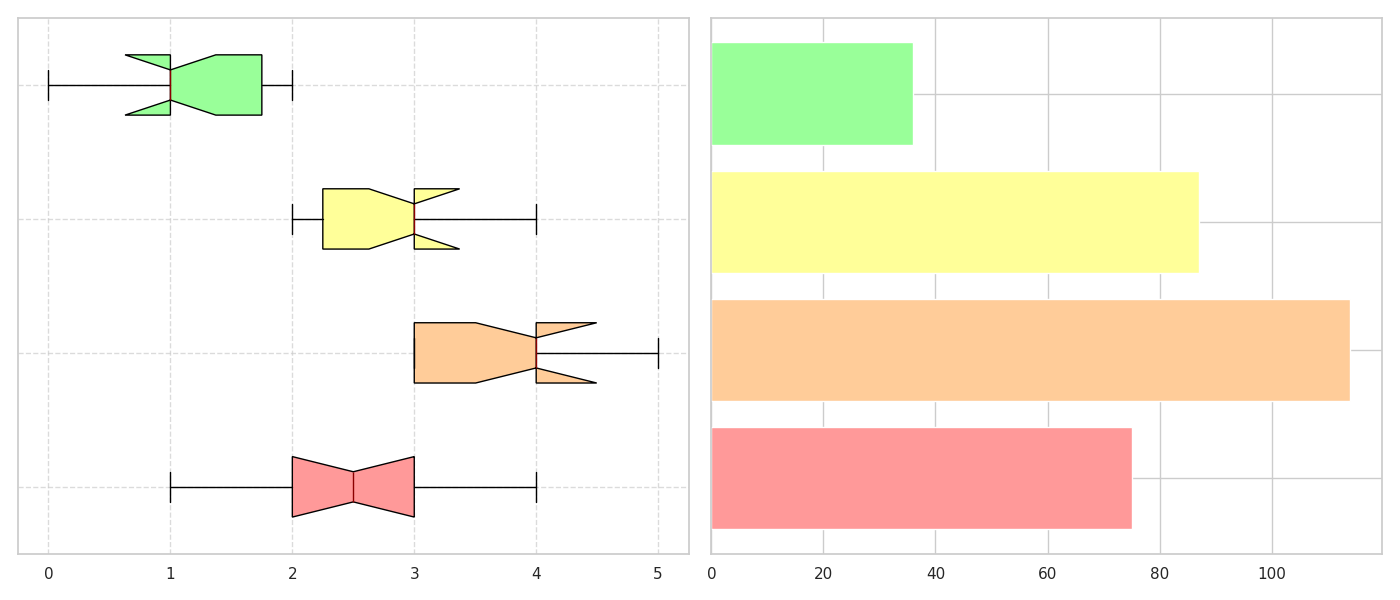

This chart was generated by the following Python code:
import matplotlib.pyplot as plt
import numpy as np

young_adults_coffee = [2, 3, 2, 1, 4, 2, 3, 2, 3, 3]
adults_coffee = [3, 4, 3, 5, 4, 3, 4, 3, 5, 4]
middle_aged_coffee = [2, 3, 3, 2, 4, 3, 2, 4, 3, 3]
seniors_coffee = [1, 1, 2, 1, 2, 1, 1, 0, 2, 1]

monthly_avg_coffee = [np.mean(young_adults_coffee) * 30, 
                      np.mean(adults_coffee) * 30, 
                      np.mean(middle_aged_coffee) * 30, 
                      np.mean(seniors_coffee) * 30]

coffee_data = [young_adults_coffee, adults_coffee, middle_aged_coffee, seniors_coffee]

fig, axes = plt.subplots(nrows=1, ncols=2, figsize=(14, 6))

boxes = axes[0].boxplot(coffee_data, vert=False, patch_artist=True, notch=True,
                        boxprops=dict(facecolor='#00CC99', color='black'),
                        whiskerprops=dict(color='black'),
                        capprops=dict(color='black'),
                        medianprops=dict(color='darkred'))

new_colors = ['#FF9999', '#FFCC99', '#FFFF99', '#99FF99']
for patch, color in zip(boxes['boxes'], new_colors):
    patch.set_facecolor(color)

axes[0].set_yticklabels([])
axes[0].grid(True, linestyle='--', alpha=0.7)

bar_positions = np.arange(len(monthly_avg_coffee))
axes[1].barh(bar_positions, monthly_avg_coffee, color=new_colors)
axes[1].set_yticks(bar_positions)
axes[1].set_yticklabels([])

plt.tight_layout()
plt.show()
